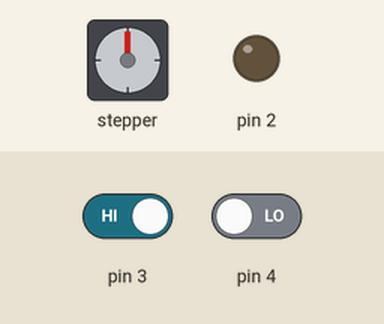
This sketch was run on a simulated Arduino Uno, built with avr-gcc and run on an emulated ATmega328P. Shown: stepper motor, output pins drawn as LEDs (lit = HIGH). The test bench sets the inputs (shaded band); at power-on: pin 3 HIGH, pin 4 LOW. Stepper angles assume 1035 steps per turn; what the sketch prints to the serial monitor is not drawn.

Above: at 1.2 s.
1.3 s: pin 3 driven LOW
At 2.76 s:
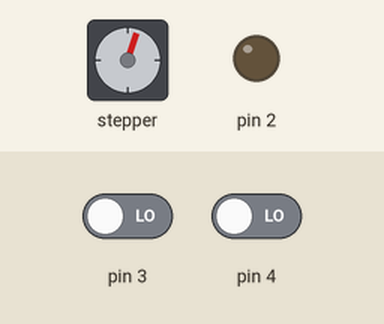
At 3.39 s:
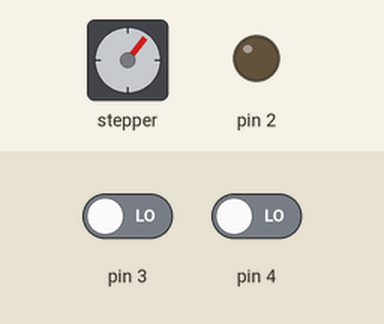
Timing chart, 0 to 16.3 s (numbered marks = the images above; inputs shaded):
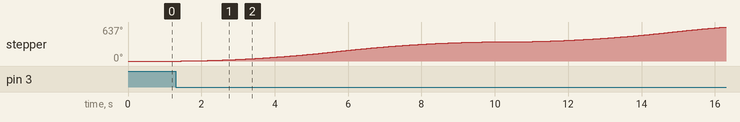

The sketch:

20230711_unipolarMotor_scaleSearching.ino
```cpp
//Arduino Code - Move from A to B by a specific number of steps with set speed and acceleration

// Include the Arduino Stepper.h library:
#include <AccelStepper.h> //Include the AccelStepper library

// Define the motor pins:
#define MP1  8 // IN1 on the ULN2003
#define MP2  9 // IN2 on the ULN2003
#define MP3  10 // IN3 on the ULN2003
#define MP4  11 // IN4 on the ULN2003

#define MotorInterfaceType 8 // Define the interface type as 8 = 4 wires * step factor (2 for half step)
#define deg0 0
#define deg90 900
#define deg180 1940
#define deg270 2940
#define deg360 3980
AccelStepper stepper = AccelStepper(MotorInterfaceType, MP1, MP3, MP2, MP4);//Define the pin sequence (IN1-IN3-IN2-IN4)
const int SPR = 1035*4;//Steps per revolution

int unit = 1035;
//int unit=5;


int inv(int steps)
{
  return -steps;
}
void setup() {
  Serial.begin(9600);
  stepper.setMaxSpeed(500);//Set the maximum motor speed in steps per second
  stepper.setAcceleration(50);//Set the maximum acceleration in steps per second^2
  pinMode(2,OUTPUT);
  pinMode(4,INPUT);
  pinMode(3,INPUT);
  stepper.setCurrentPosition(0.0);
}

void loop() {
  int read = digitalRead(4);
  int read2 = digitalRead(3);
  //Serial.println(read);
  while(read==HIGH)
  {
    stepper.move(inv(unit)); //Set the target motor position (i.e. turn motor for 3 full revolutions)
    stepper.runToPosition(); // Run the motor to the target position
    read = digitalRead(4);
    Serial.println(inv(stepper.currentPosition()));
  }
  while(read2 ==LOW)
  {
    stepper.move(inv(-unit)); //Set the target motor position (i.e. turn motor for 3 full revolutions)
    stepper.runToPosition(); // Run the motor to the target position
    read2 = digitalRead(3);
    Serial.println(inv(stepper.currentPosition()));
  }
  Serial.println(inv(stepper.currentPosition()));
  delay(100);

 // digitalWrite(2,LOW);
}
```

Measured:
- after the input at 1.3 s, stepper: keeps turning clockwise at about 43°/s, starting after 0.15 s
